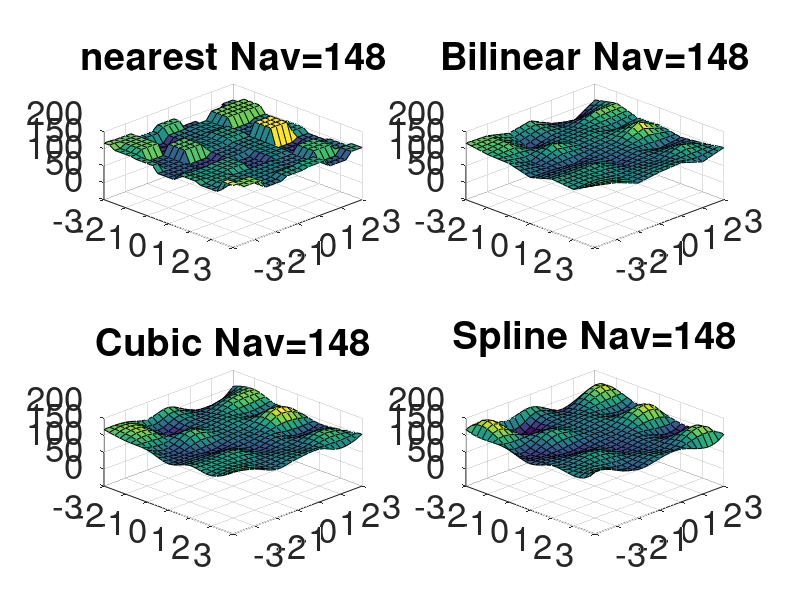

The MATLAB script that drew this image:
% this is the 2D interpolation methods
% interp2

% Coarsely sample the peaks function.
x=-3:3;
y=-3:3;
[X,Y] = meshgrid(-3:3);

V = random('Poisson',150,7,7);


% Create the query grid with spacing of 0.25.
xq=-3:0.25:3;
yq=-3:0.25:3;
[Xq,Yq] = meshgrid(-3:0.25:3);

%% Interpolate at the query points, and specify nearest interpolation.
Vq = interp2(X,Y,V,Xq,Yq,'nearest');

% Plot the result.
figure
subplot(2,2,1)
surf(Xq,Yq,Vq);
view([45 45]);
zlim([0 200])
xlim([-3 3])
ylim([-3 3])
title('nearest Interpolation');

% double integration (volume)
Ntotal = trapz(yq,trapz(xq,Vq,2));
Naverage = Ntotal/(6*6); % Rainfall/unit area

title(['nearest Nav=',num2str(round(Naverage))]);

set(gca,'fontsize',25)
%% Interpolate at the query points, and specify Bilinear interpolation.
Vq = interp2(X,Y,V,Xq,Yq,'linear');

% Plot the result.
subplot(2,2,2)
surf(Xq,Yq,Vq);
view([45 45]);
zlim([0 200]);
xlim([-3 3]);
ylim([-3 3]);
title('Bilinear Interpolation');

% double integration (volume)
Ntotal = trapz(yq,trapz(xq,Vq,2));
Naverage = Ntotal/(6*6); % Rainfall/unit area

title(['Bilinear Nav=',num2str(round(Naverage))]);

set(gca,'fontsize',25)
%% Interpolate at the query points, and specify cubic interpolation.
Vq = interp2(X,Y,V,Xq,Yq,'cubic');

% Plot the result.
subplot(2,2,3)
surf(Xq,Yq,Vq);
title('Cubic Interpolation');
view([45 45]);
zlim([0 200]);
xlim([-3 3]);
ylim([-3 3]);
% double integration (volume)
Ntotal = trapz(yq,trapz(xq,Vq,2));
Naverage = Ntotal/(6*6); % Rainfall/unit area

title(['Cubic Nav=',num2str(round(Naverage))]);

set(gca,'fontsize',25)
%% Interpolate at the query points, and specify spline interpolation.
Vq = interp2(X,Y,V,Xq,Yq,'spline');

% Plot the result.
subplot(2,2,4)
surf(Xq,Yq,Vq);
title('Spline Interpolation');
view([45 45]);
zlim([0 200]);
xlim([-3 3]);
ylim([-3 3]);
% double integration (volume)
Ntotal = trapz(yq,trapz(xq,Vq,2));
Naverage = Ntotal/(6*6); % Rainfall/unit area

title(['Spline Nav=',num2str(round(Naverage))]);

set(gca,'fontsize',25)